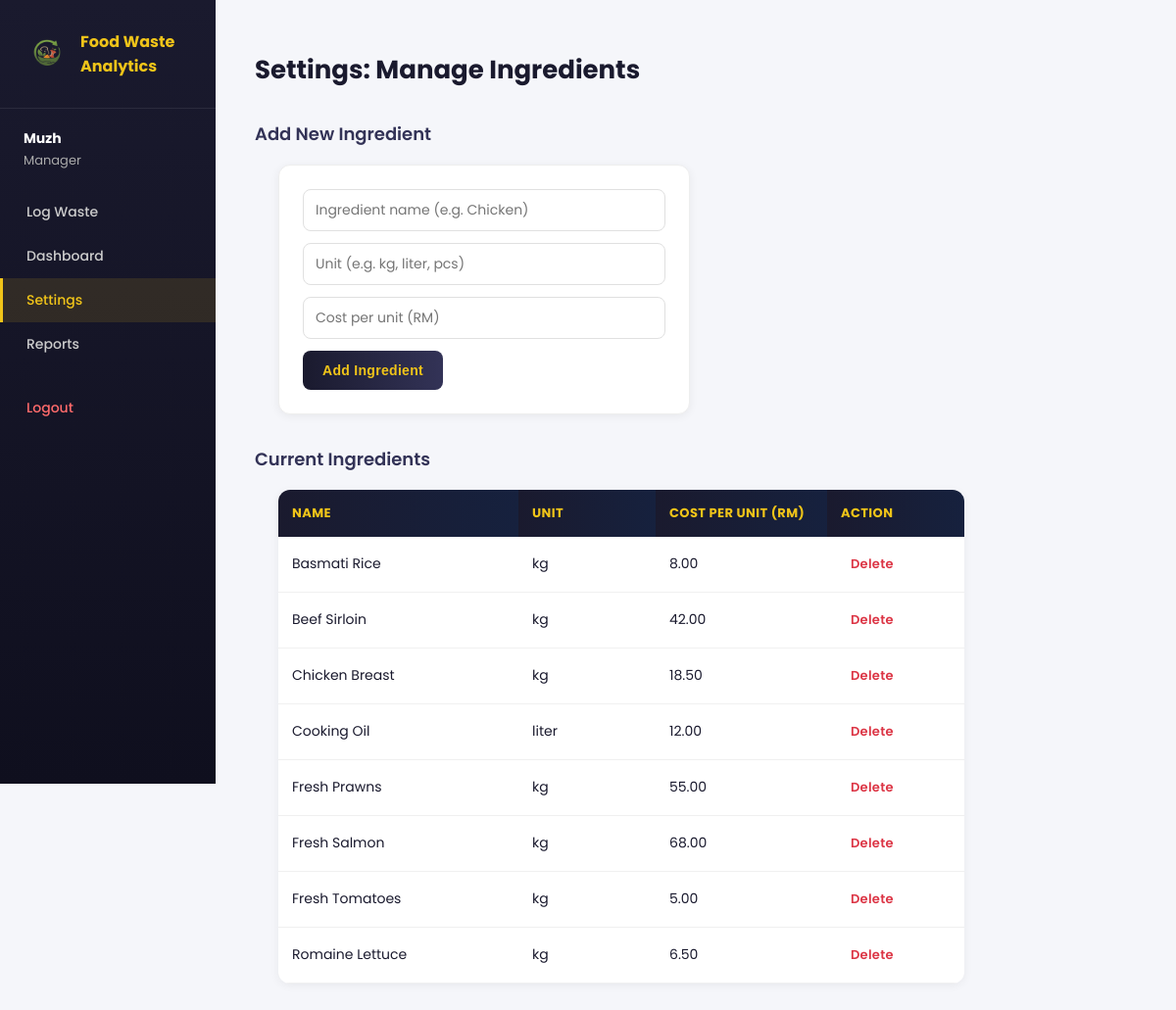
Page /FoodWasteTracker/settings.php (signed in) on the committed database.
### tables this page shows
CREATE TABLE IF NOT EXISTS `ingredients` (
  `ingredient_id` int NOT NULL AUTO_INCREMENT,
  `name` varchar(100) NOT NULL,
  `unit` varchar(20) NOT NULL,
  `cost_per_unit` decimal(10,2) NOT NULL,
  `created_at` timestamp NULL DEFAULT CURRENT_TIMESTAMP,
  PRIMARY KEY (`ingredient_id`)
);

### FoodWasteTracker/settings.php (the view, shortened to what this page needs)
<?php
include 'access_control.php';
$result = mysqli_query($conn, "SELECT * FROM ingredients ORDER BY name ASC");
?>
<!DOCTYPE html>
<html>
<head>
    <link rel="stylesheet" href="style.css">
</head>
<body>
<div class="app-layout">
    <?php include 'sidebar.php'; ?>
    <div class="main-content">
        <h2>Settings: Manage Ingredients</h2>
        <h3>Add New Ingredient</h3>
        <form method="POST" id="ingredientForm" onsubmit="return handleAddSubmit()">
            <input type="text" name="name" autofocus placeholder="Ingredient name (e.g. Chicken)" required>
            <input type="text" name="unit" placeholder="Unit (e.g. kg, liter, pcs)" pattern="[^0-9]*" title="Unit cannot contain numbers" required>
            <input type="number" step="0.01" min="0.01" name="cost_per_unit" placeholder="Cost per unit (RM)" required>
            <button type="submit" id="addBtn">Add Ingredient</button>
        </form>
        <h3>Current Ingredients</h3>
        <table style="max-width: 700px;">
            <tr>
                <th style="width: 35%;">Name</th>
                <th style="width: 20%;">Unit</th>
                <th style="width: 25%;">Cost per Unit (RM)</th>
                <th style="width: 20%;">Action</th>
            </tr>
            <?php while ($row = mysqli_fetch_assoc($result)) { ?>
            <tr>
                <td><?php echo htmlspecialchars($row['name']); ?></td>
                <td><?php echo htmlspecialchars($row['unit']); ?></td>
                <td><?php echo number_format($row['cost_per_unit'], 2); ?></td>
                <td>
                    <form method="POST" class="delete-form" onsubmit="return confirm('Delete this ingredient? Past waste logs will still show it.')">
                        <button type="submit" class="delete-btn">Delete</button>
                    </form>
                </td>
            </tr>
            <?php } ?>
        </table>
    </div>
</div>
</body>
</html>

### FoodWasteTracker/style.css (style rules this page uses)
* { box-sizing: border-box; }
body { font-family: 'Poppins', sans-serif; background-color: #f5f6fa; color: #1a1a2e; margin: 0; padding: 0; }
h2 { padding: 0 24px; font-weight: 700; font-size: 26px; color: #1a1a2e; }
h3 { padding: 0 24px; font-weight: 600; font-size: 18px; color: #333357; margin-top: 32px; }
form { background: #fff; padding: 24px; margin: 16px 24px 24px 24px; border-radius: 12px; max-width: 420px; box-shadow: 0 2px 10px rgba(0,0,0,0.06); border: 1px solid #eee; }
form input, form select { display: block; width: 100%; padding: 10px 12px; margin-bottom: 12px; border: 1.5px solid #e0e0e0; border-radius: 8px; box-sizing: border-box; font-family: 'Poppins', sans-serif; font-size: 14px; transition: border-color 0.2s; }
form button { background: linear-gradient(90deg, #1a1a2e, #333357); color: #f0c419; border: none; padding: 12px 20px; border-radius: 8px; cursor: pointer; font-weight: 600; font-size: 14px; letter-spacing: 0.3px; transition: transform 0.15s, box-shadow 0.15s; }
table { margin: 16px 24px 24px 24px; border-collapse: collapse; background: #fff; border-radius: 12px; overflow: hidden; box-shadow: 0 2px 10px rgba(0,0,0,0.06); width: calc(100% - 48px); table-layout: fixed; }
table th { background: linear-gradient(90deg, #1a1a2e, #16213e); color: #f0c419; padding: 14px; text-align: left; font-size: 13px; letter-spacing: 0.4px; text-transform: uppercase; }
table td { padding: 12px 14px; font-size: 14px; border-bottom: 1px solid #f0f0f0; word-wrap: break-word; }
.app-layout { display: flex; min-height: 100vh; }
.main-content { flex: 1; padding: 30px 40px; background: #f5f6fa; }
.main-content h2, .main-content p, .main-content h3 { padding: 0; }
.delete-form { display: inline-block; margin: 0; padding: 0; background: none; box-shadow: none; border: none; }
.delete-btn { -webkit-appearance: none; -moz-appearance: none; appearance: none; background: none !important; border: none !important; padding: 6px 10px !important; margin: 0 !important; color: #dc3545 !important; text-decoration: none; font-weight: 600; font-size: 13px; cursor: pointer; font-family: 'Poppins', sans-serif; box-shadow: none !important; border-radius: 6px; white-space: nowrap; }

### rows in the picture
ingredients: name "Basmati Rice", unit "kg", cost_per_unit "8.00"
ingredients: name "Beef Sirloin", unit "kg", cost_per_unit "42.00"
ingredients: name "Chicken Breast", unit "kg", cost_per_unit "18.50"
ingredients: name "Cooking Oil", unit "liter", cost_per_unit "12.00"
ingredients: name "Fresh Prawns", unit "kg", cost_per_unit "55.00"
ingredients: name "Fresh Salmon", unit "kg", cost_per_unit "68.00"
ingredients: name "Fresh Tomatoes", unit "kg", cost_per_unit "5.00"
ingredients: name "Romaine Lettuce", unit "kg", cost_per_unit "6.50"

### other values in the picture
$_SESSION['name'] "Muzh"
$_SESSION['role'] "Manager"
